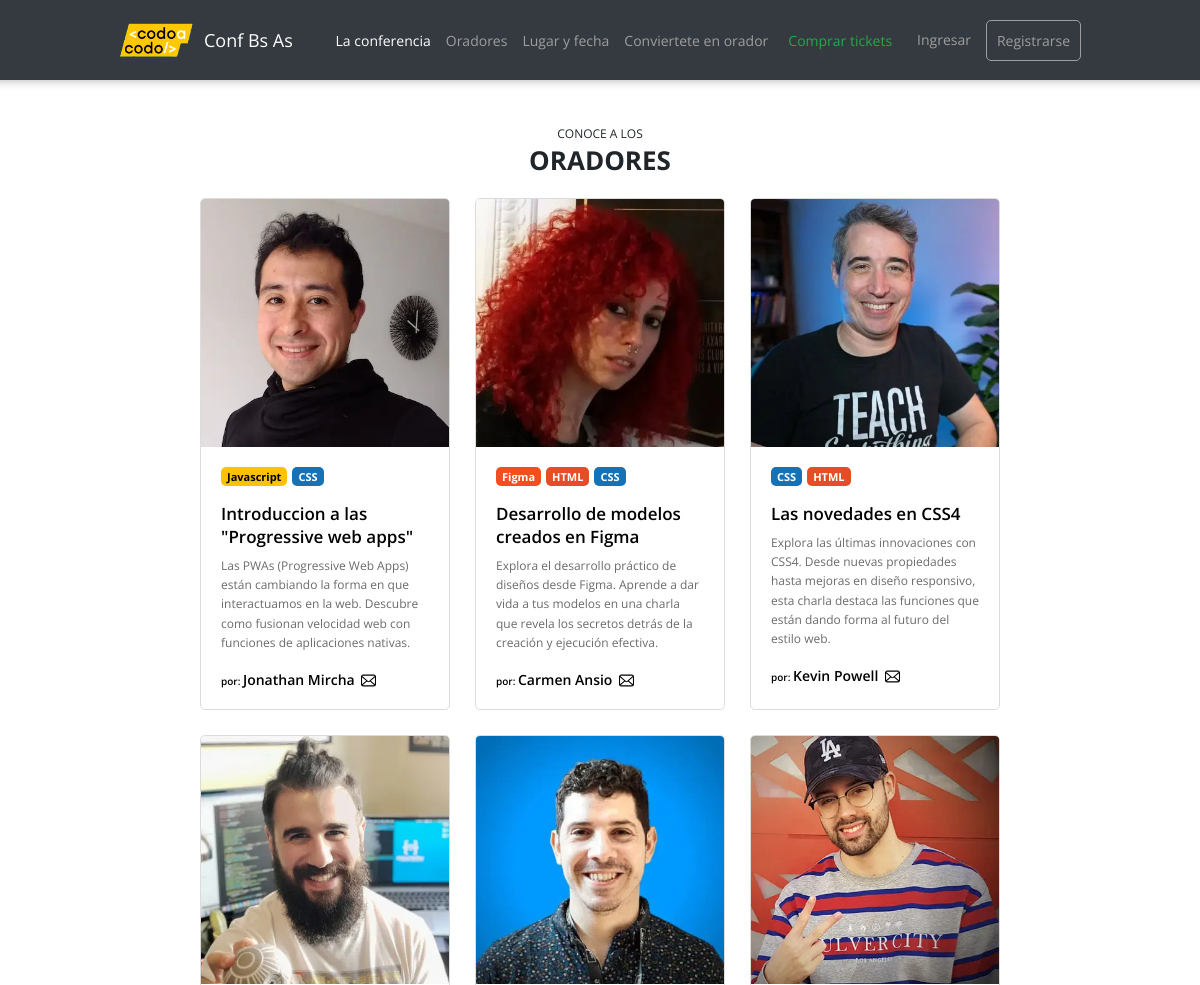
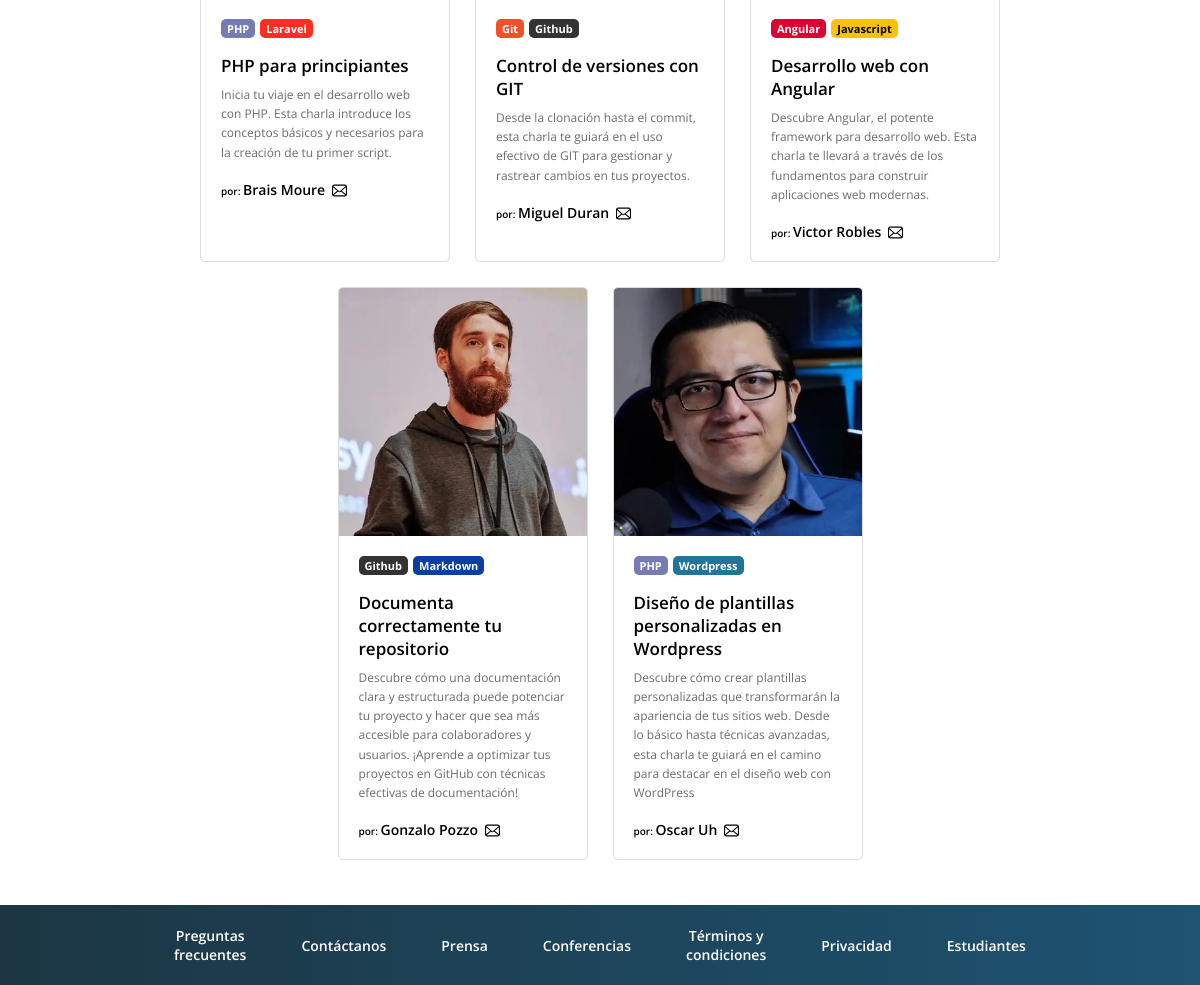
Screenshot of /pages/admin-list.php with the database file from the repository (2 pictures, top to bottom).
### tables this page shows
CREATE TABLE `oradores` (
  `id_orador` int(11) NOT NULL,
  `nombre` varchar(50) NOT NULL,
  `apellido` varchar(50) NOT NULL,
  `mail` varchar(50) NOT NULL,
  `tema` varchar(255) NOT NULL,
  `descripcion` text NOT NULL,
  `fecha_alta` datetime NOT NULL DEFAULT CURRENT_TIMESTAMP,
  `imagen` varchar(255) NOT NULL,
  `categorias` varchar(500) NOT NULL
);

### pages/admin-list.php (called while the page is built, shortened)
<?php include '../includes/conexion.php';
    $conexion = new conexion();
    $oradores= $conexion->consultar("SELECT * FROM `oradores`");
    $conexion = new conexion();
    $oradores= $conexion->consultar("SELECT * FROM `oradores`");
?>
<?php include_once("../includes/init.php")?>
<?php include_once("../includes/navbar.php")?>
<?php include_once("../parts/oradores.php")?>
<?php include_once("../includes/footer.php")?>

### includes/conexion.php (called while the page is built, shortened)
<?php class Conexion{
    private $servidor ="localhost";
    private $usuario ="root";
    private $pass = "root";
    private $conexionPdo;
    private $base = "proyecto_integrador_cac";
    public function __construct(){
        try{
            $this->conexionPdo = new PDO("mysql:host=$this->servidor;dbname=$this->base",$this->usuario,$this->pass);
            $this->conexionPdo->setAttribute(PDO::ATTR_ERRMODE,PDO::ERRMODE_EXCEPTION);
        }catch(PDOException $e){
            return "Falla de Conexión".$e;
        }
    }
    public function consultar($sql){
        $sentencia = $this->conexionPdo->prepare($sql);
        $sentencia->execute();
        return $sentencia->fetchAll();
    }
} ?>

### parts/oradores.php (the view, shortened to what this page needs)
<section id="oradores" class="container oradores">
  <h2 class="oradores__title"><span class="oradores__title--small">Conoce a los </span>oradores</h2>
  <div class="oradores__content">
<?php $delay=0;
    foreach($oradores as $orador){?>
      <div data-aos="fade-up" data-aos-once="true" data-aos-delay="<?php echo $delay?>" class="card">
      <?php $delay +=50;
      if($delay== 150) $delay=0; ?>
      <div class="card__image">
        <img src="<?php echo BASE_URL; ?>/assets/upload/<?php echo $orador['imagen'];?>" alt="<?php echo "Imagen de presentacio de ".$orador['nombre'];?>" loading="lazy">
      </div>
      <div class="card__content">
        <div class="tags">
        <?php $tag_list= explode(",", $orador['categorias']);
        foreach($tag_list as $tag){
          ?>
          <span class="card__tag card__tag--<?php echo $tag?>"><?php echo ucfirst($tag)?></span>
        <?php } ?>
        </div>
        <h3 class="card__title"><?php echo $orador['tema'];?></h3>
        <p class="card__text"><?php echo $orador['descripcion'];?></p>
        <p class="card__name"><span>por: </span><?php echo $orador['nombre'];?> <?php echo $orador['apellido'];?> <a href="mailto:<?php echo $orador['mail'];?>"><img src="<?php echo BASE_URL; ?>/assets/icons/email.svg" alt="Enviar mail"></a></p>
      </div>
    </div>
    <?php } ?>
  </div>
</section>

### includes/init.php (shortened to what this page needs)
<?php
    $currentPage = basename($_SERVER['PHP_SELF']);
?>
<!DOCTYPE html>
<html lang="es">
<head>
  <link rel="stylesheet" href="<?php echo BASE_URL;?>/css/style.css">
  <?php if($currentPage == "admin-list.php" || $currentPage == "list.php"){?>
    <link rel='stylesheet' href='<?php echo BASE_URL;?>/css/list.css'>
  <?php }?>
  <link href="https://cdn.jsdelivr.net/npm/select2@4.1.0-rc.0/dist/css/select2.min.css" rel="stylesheet" />
  <link rel="stylesheet" href="https://unpkg.com/aos@next/dist/aos.css" />
</head>
<body>

### includes/navbar.php (shortened to what this page needs)
<nav class="navBar navBar--sticky" id="navBar">
  <div class="container">
    <div class="navBar__brand">
      <a href="<?php echo BASE_URL;?>" class="brand__logo"><img src="<?php echo BASE_URL;?>/assets/icons/codoacodo.png" alt="Logo de Codo a Codo"></a>
      <h2 class="brand__name">Conf Bs As</h2>
    </div>
    <ul class="menu menu--navbar" id="menu">
      <li><a href="<?php echo BASE_URL;?>" class="menu__item menu__item--active">La conferencia</a></li>
      <li><a href="#oradores" class="menu__item">Oradores</a></li>
      <li><a href="#lugarFecha" class="menu__item">Lugar y fecha</a></li>
      <li><a href="#convierteteOrador" class="menu__item">Conviertete en orador</a></li>
      <li><a href="<?php echo BASE_URL;?>/pages/tickets.php" class="menu__item menu__item--green">Comprar tickets</a></li>
      <?php if (isset($_SESSION['usuario'])) {?>
        <li class="menu__log">
            <span class="menu__item menu__item--black"><?php echo $_SESSION['usuario'];?></span>
            <a class="menu__item menu__item--outline" href="<?php echo BASE_URL; ?>/includes/cerrar.php">Salir</span></a>
        </li>
      <?php } else { ?>
        <li class="menu__log">
          <a class="menu__item menu__item--black" href="<?php echo BASE_URL; ?>/pages/login.php">Ingresar</a>
          <a class="menu__item menu__item--outline" href="<?php echo BASE_URL; ?>/pages/register.php">Registrarse</a>
        </li>
      <?php } ?>
    </ul>
  </div>
</nav>

### includes/footer.php (shortened to what this page needs)
<footer>
  <nav class="container container--footer">
    <ul class="menu menu--footer">
      <li><a href=""><span class="item-display">Preguntas</span> frecuentes</a></li>
      <li><a href="">Contáctanos</a></li>
      <li><a href="">Prensa</a></li>
      <li><a href="">Conferencias</a></li>
      <li><a href=""><span class="item-display">Términos y</span> condiciones</a></li>
      <li><a href="">Privacidad</a></li>
      <li><a href="">Estudiantes</a></li>
    </ul>
  </nav>
  </footer>
</body>
</html>

### css/list.css (style rules this page uses)
.card__tag { display: inline-block; margin-bottom: 3px; }

### rows the page displays
oradores: imagen (picture), categorias "Javascript", categorias "CSS", tema "Introduccion a las \"Progressive web apps\"", descripcion "Las PWAs (Progressive Web Apps) están cambiando la forma en que interactuamos en la web. Descubre como fusionan velocidad web con funciones de aplicaciones nativas.", nombre "Jonathan", apellido "Mircha"
oradores: imagen (picture), categorias "Figma", categorias "HTML", categorias "CSS", tema "Desarrollo de modelos creados en Figma", descripcion "Explora el desarrollo práctico de diseños desde Figma. Aprende a dar vida a tus modelos en una charla que revela los secretos detrás de la creación y ejecución efectiva.", nombre "Carmen", apellido "Ansio"
oradores: imagen (picture), categorias "CSS", categorias "HTML", tema "Las novedades en CSS4", descripcion "Explora las últimas innovaciones con CSS4. Desde nuevas propiedades hasta mejoras en diseño responsivo, esta charla destaca las funciones que están dando forma al futuro del estilo web.", nombre "Kevin", apellido "Powell"
oradores: imagen (picture), categorias "PHP", categorias "Laravel", tema "PHP para principiantes", descripcion "Inicia tu viaje en el desarrollo web con PHP. Esta charla introduce los conceptos básicos y necesarios para la creación de tu primer script.", nombre "Brais", apellido "Moure"
oradores: imagen (picture), categorias "Git", categorias "Github", tema "Control de versiones con GIT", descripcion "Desde la clonación hasta el commit, esta charla te guiará en el uso efectivo de GIT para gestionar y rastrear cambios en tus proyectos.", nombre "Miguel", apellido "Duran"
oradores: imagen (picture), categorias "Angular", categorias "Javascript", tema "Desarrollo web con Angular", descripcion "Descubre Angular, el potente framework para desarrollo web. Esta charla te llevará a través de los fundamentos para construir aplicaciones web modernas.", nombre "Victor", apellido "Robles"
oradores: imagen (picture), categorias "Github", categorias "Markdown", tema "Documenta correctamente tu repositorio", descripcion "Descubre cómo una documentación clara y estructurada puede potenciar tu proyecto y hacer que sea más accesible para colaboradores y usuarios. ¡Aprende a optimizar tus proyectos en GitHub con técnicas efectivas de documentación!", nombre "Gonzalo", apellido "Pozzo"
oradores: imagen (picture), categorias "PHP", categorias "Wordpress", tema "Diseño de plantillas personalizadas en Wordpress", descripcion "Descubre cómo crear plantillas personalizadas que transformarán la apariencia de tus sitios web. Desde lo básico hasta técnicas avanzadas, esta charla te guiará en el camino para destacar en el diseño web con WordPress", nombre "Oscar", apellido "Uh"
